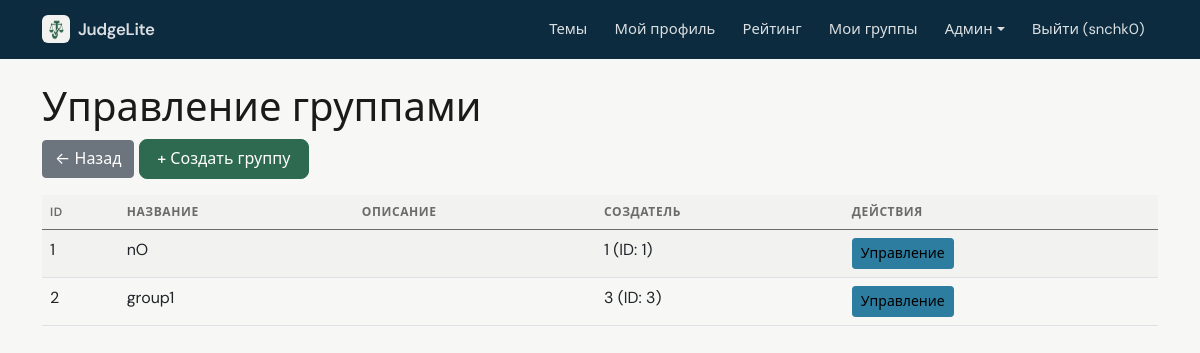
Page /admin/groups (signed in) on the committed database.
### data/users.py (models this page shows, shortened)
class User(SqlAlchemyBase, UserMixin, SerializerMixin):
    __tablename__ = 'users'
    id = sqlalchemy.Column(sqlalchemy.Integer, primary_key=True, autoincrement=True)
    name = sqlalchemy.Column(sqlalchemy.String, nullable=True)
    about = sqlalchemy.Column(sqlalchemy.String, nullable=True)
    email = sqlalchemy.Column(sqlalchemy.String, index=True, unique=True, nullable=True)
    hashed_password = sqlalchemy.Column(sqlalchemy.String, nullable=True)
    created_date = sqlalchemy.Column(sqlalchemy.DateTime, default=datetime.datetime.now)
    is_admin = sqlalchemy.Column(sqlalchemy.Boolean, default=False)
    is_super_admin = sqlalchemy.Column(sqlalchemy.Boolean, default=False)
    avatar_filename = sqlalchemy.Column(sqlalchemy.String, nullable=True)  # новое поле
    submissions = orm.relationship("Submission", back_populates="user")

### data/groups.py (models this page shows)
class Group(SqlAlchemyBase):
    __tablename__ = 'groups'
    id = sqlalchemy.Column(sqlalchemy.Integer, primary_key=True, autoincrement=True)
    name = sqlalchemy.Column(sqlalchemy.String, nullable=False)
    description = sqlalchemy.Column(sqlalchemy.Text, nullable=True)
    created_by = sqlalchemy.Column(sqlalchemy.Integer, sqlalchemy.ForeignKey("users.id"), nullable=False)
    created_at = sqlalchemy.Column(sqlalchemy.DateTime, default=datetime.datetime.now)
    members = orm.relationship("GroupMember", back_populates="group", cascade="all, delete-orphan")
    tasks = orm.relationship("GroupTask", back_populates="group", cascade="all, delete-orphan")

### app.py (the view)
@app.route('/admin/groups')
@admin_required
def admin_groups():
    with db_session.session_scope() as session:
        if current_user.is_super_admin:
            groups = session.query(Group).all()
        else:
            groups = session.query(Group).filter(Group.created_by == current_user.id).all()
        return render_template('admin/groups.html', groups=groups)

### app.py (called while the page is built)
@login_manager.user_loader
def load_user(user_id):
    session = db_session.create_session()
    user = session.get(User, int(user_id))
    if user:
        _ = user.is_admin
        _ = user.is_super_admin
    session.close()
    return user

@app.context_processor
def inject_user():
    return dict(current_user=current_user)

### data/db_session.py (called while the page is built)
def create_session() -> Session:
    global __factory
    return __factory()

@contextmanager
def session_scope():
    session = create_session()
    try:
        yield session
        session.commit()
    except Exception:
        session.rollback()
        raise
    finally:
        session.close()

### utils/auth.py (called while the page is built)
def admin_required(f):
    @wraps(f)
    def decorated_function(*args, **kwargs):
        if not current_user.is_authenticated or not current_user.is_admin:
            flash('Доступ запрещён. Требуются права администратора.', 'danger')
            return redirect(url_for('index'))
        return f(*args, **kwargs)
    return decorated_function

### templates/admin/groups.html
{% extends "admin/base.html" %}
{% block content %}
<h1>Управление группами</h1>
<a href="{{ url_for('admin_dashboard') }}" class="btn btn-secondary mb-3">← Назад</a>
<a href="{{ url_for('add_group') }}" class="btn btn-primary mb-3">+ Создать группу</a>
<table class="table table-striped">
    <thead>
        <tr><th>ID</th><th>Название</th><th>Описание</th><th>Создатель</th><th>Действия</th></tr>
    </thead>
    <tbody>
        {% for group in groups %}
        <tr>
            <td>{{ group.id }}</td>
            <td>{{ group.name }}</td>
            <td>{{ group.description or '' }}</td>
            <td>{{ group.created_by }} (ID: {{ group.created_by }})</td>
            <td>
                <a href="{{ url_for('group_detail', group_id=group.id) }}" class="btn btn-sm btn-info">Управление</a>
            </td>
        </tr>
        {% endfor %}
    </tbody>
</table>
{% endblock %}

### templates/base.html (shortened to what this page needs)
<!doctype html>
<html lang="ru">
<head>
    <link href="https://cdn.jsdelivr.net/npm/bootstrap@5.0.2/dist/css/bootstrap.min.css" rel="stylesheet">
    <link href="{{ url_for('static', filename='app.css') }}" rel="stylesheet">
</head>
<body class="app-body {% block body_class %}{% endblock %}">
    <nav class="navbar navbar-expand-lg app-navbar">
        <div class="container">
            <a class="navbar-brand d-flex align-items-center gap-2" href="{{ url_for('index') }}">
                <img src="{{ url_for('static', filename='judgelite-mark.png') }}" alt="" class="app-brand-mark" width="28" height="28">
                <span>JudgeLite</span>
            </a>
            <div class="collapse navbar-collapse" id="navbarNav">
                <ul class="navbar-nav ms-auto">
                    <li class="nav-item"><a class="nav-link" href="{{ url_for('topics_list') }}">Темы</a></li>
                    {% if current_user.is_authenticated %}
                        <li class="nav-item"><a class="nav-link" href="{{ url_for('profile') }}">Мой профиль</a></li>
                        <li class="nav-item"><a class="nav-link" href="{{ url_for('rating') }}">Рейтинг</a></li>
                        <li class="nav-item"><a class="nav-link" href="{{ url_for('my_groups') }}">Мои группы</a></li>
                        {% if current_user.is_admin %}
                            <li class="nav-item dropdown">
                                <a class="nav-link dropdown-toggle" href="#" id="adminDropdown" role="button" data-bs-toggle="dropdown">Админ</a>
                            </li>
                        {% endif %}
                        <li class="nav-item"><a class="nav-link" href="{{ url_for('logout') }}">Выйти ({{ current_user.name }})</a></li>
                    {% else %}
                        <li class="nav-item"><a class="nav-link" href="{{ url_for('login') }}">Войти</a></li>
                        <li class="nav-item"><a class="nav-link" href="{{ url_for('register') }}">Регистрация</a></li>
                    {% endif %}
                </ul>
            </div>
        </div>
    </nav>
    <div class="container mt-4" style="padding-bottom: 80px;">
        {% block content %}{% endblock %}
    </div>
</body>
</html>

### static/app.css (style rules this page uses)
:root { --app-bg: #f7f7f5; --app-surface: #ffffff; --app-text: #1a1a1a; --app-muted: #6b6b6b; --app-border: #e8e8e6; --app-accent: #2d6a4f; --app-accent-hover: #1b4332; --app-radius: 10px; --app-font: "DM Sans", system-ui, -apple-system, "Segoe UI", Roboto, sans-serif; --chart-grid: rgba(0, 0, 0, 0.06); --chart-muted: #6b6b6b; --chart-donut-border: #ffffff; }
.app-brand-mark { border-radius: 6px; flex-shrink: 0; }
.app-body { font-family: var(--app-font); background-color: var(--app-bg); color: var(--app-text); min-height: 100vh; -webkit-font-smoothing: antialiased; }
.app-body .container.mt-4 { padding-bottom: 5rem !important; }
.app-navbar { background: var(--app-surface) !important; border-bottom: 1px solid var(--app-border) !important; padding-top: 0.65rem; padding-bottom: 0.65rem; }
.app-navbar .navbar-brand { font-weight: 600; letter-spacing: -0.02em; color: var(--app-text) !important; font-size: 1.05rem; }
.app-navbar .nav-link { color: var(--app-muted) !important; font-size: 0.925rem; padding: 0.5rem 0.85rem !important; border-radius: 6px; transition: color 0.15s ease, background 0.15s ease; }
.app-body .table { margin-bottom: 0; }
.app-body .table thead th { font-size: 0.75rem; text-transform: uppercase; letter-spacing: 0.05em; color: var(--app-muted); font-weight: 600; border-bottom-width: 1px; background: rgba(0, 0, 0, 0.02); }
.app-body .table-striped > tbody > tr:nth-of-type(odd) > * { --bs-table-accent-bg: rgba(0, 0, 0, 0.02); }
.app-body .btn-primary { background-color: var(--app-accent); border-color: var(--app-accent); font-weight: 500; border-radius: 8px; padding: 0.45rem 1.1rem; }
.admin-mode .app-navbar { background: #0d2b3e !important; border-bottom: none !important; }
.admin-mode .app-navbar .navbar-brand, .admin-mode .app-navbar .nav-link { color: rgba(255, 255, 255, 0.85) !important; }

### templates/admin/base.html (style rules this page uses)
.btn-primary { background-color: #1e4a76; border-color: #1e4a76; }
.btn-info { background-color: #2c7da0; border-color: #2c7da0; }
.table { --bs-table-striped-bg: #e9ecef; }
body { background-color: #f4f6f8; }

### rows in the picture
User: name "snchk0"
Group: id "1", name "nO", created_by "1"
Group: id "2", name "group1", created_by "3"
